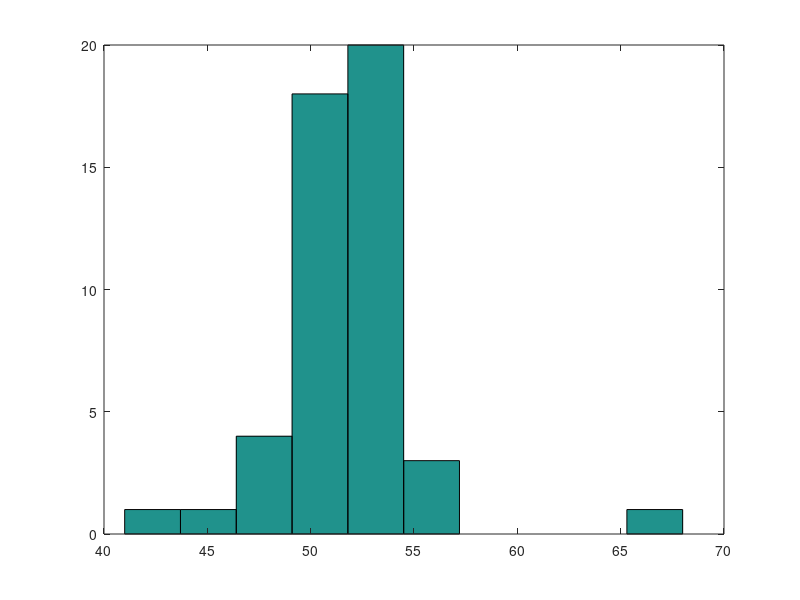

This figure's MATLAB source: (Note: this script raises an error after producing the figure.)
% Chrysa Tsimperi
% Data Analysis 2021
% Chapter 3 Excerise 4
clc
clear
%clf
alpha = 0.05;   %95%
varV = 5; %5kV
m = 52;

%(a)(b)

values =[41 46 47 47 48 50 50 50 50 50 50 50 48 50 50 50 50 50 50 50 52 52 53 55 50 50 50 50 52 52 53 53 53 53 53 57 52 52 53 53 53 53 53 53 54 54 55 68];
hist(values);

[h,p,ci,stats] = vartest(values, varV^2, alpha);

%[ h is a test decision for the paired-sample t-test,
% p is 
% ci is limits 9.0484   20.4855

fprintf('Confidence interval of variance = [%1.3f, %1.3f]\n',ci(1), ci(2));


%s = std(values);
%fprintf('The standard deviation of the elements of values = %1.3f\n',stats.sd);
[h,p,ci,stats] = ttest(values, m, alpha);
if(h==0)
    fprintf('Yes it can\n');
else
    fprintf('No it cannot\n');
end


[h2, p2] = chi2gof(values);
if(h2==0)
    fprintf('Yes it can\n');
else
    fprintf('No it cannot\n');
end

p2